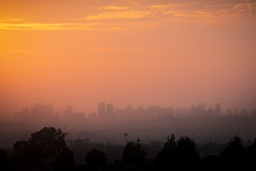
#> input picture Image Folder/p11.jpg, 256 x 171 px, shrunk from 1000 x 667 before the run
$ python ahe.py 5 'Image Folder/p11.jpg' out.png
#> lines starting #> are read from the running program, lines starting #| are printed output that depends on the picture
import cv2
import numpy as np
import sys
import copy

if(len(sys.argv) != 4) :
    print(sys.argv[0], ": takes 3 arguments. Not ", len(sys.argv)-1)
    print("Expecting arguments: ImageIn ImageOut.")
    print("Example:", sys.argv[0], "fruits.jpg out.png")
    sys.exit()

w = int(sys.argv[1])
name_input = sys.argv[2]
name_output = sys.argv[3]

inputImage = cv2.imread(name_input, cv2.IMREAD_COLOR)
#> inputImage is the input picture: shape (171, 256, 3); mean B, G, R 71.7, 101.3, 156.9

luvimg = cv2.cvtColor(inputImage, cv2.COLOR_BGR2LUV)
#> luvimg: shape (171, 256, 3); mean of channels 0, 1, 2 120.3, 126, 160.9

rows, cols, bands = inputImage.shape
#> rows = 171; cols = 256; bands = 3

if(bands != 3) :
    print("Input image is not a standard color image:", inputImage)
    sys.exit()

output_image=luvimg

def hist_eq(org_img,w,i,j,output_image):
    L,u,v = org_img[i, j]
    hs_eq = cv2.equalizeHist(org_img[i-w:i+w+1, j-w:j+w+1, 0])
    limit=2*w+1
    r=c=limit//2
    output_image[i,j]=hs_eq[r,c],u,v


for i in range(w, rows-w) :
    for j in range(w, cols-w):
        hist_eq(luvimg,w,i,j,output_image)
#> this loop made 161 passes
#> luvimg: shape (171, 256, 3); mean of channels 0, 1, 2 132.6, 126, 160.9

output_image = cv2.cvtColor(output_image,cv2.COLOR_Luv2BGR)
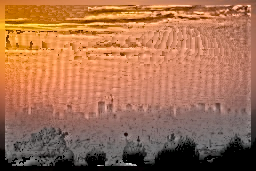
#> output_image: shape (171, 256, 3); mean B, G, R 81.3, 112.3, 166.1
cv2.imwrite(name_output,output_image)

$ run again, on Image Folder/p22.jpg
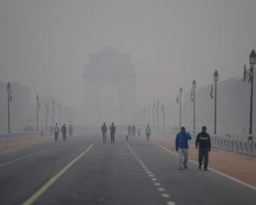
#> input picture Image Folder/p22.jpg, 256 x 205 px, shrunk from 1000 x 800 before the run
#> inputImage is the input picture: shape (205, 256, 3); mean B, G, R 120.1, 119, 119.4
#> the loop `for i in range(w, rows-w) :` made 195 passes
#> `output_image = cv2.cvtColor(output_image,cv2.COLOR_Luv2BGR)`:
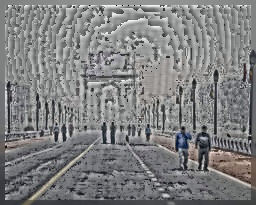
#> output_image: shape (205, 256, 3); mean B, G, R 129.4, 128.4, 128.1

$ run again, on Image Folder/p31.jpg
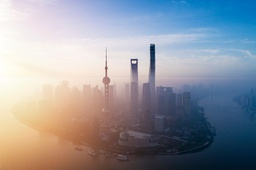
#> input picture Image Folder/p31.jpg, 256 x 170 px, shrunk from 2122 x 1413 before the run
#> inputImage is the input picture: shape (170, 256, 3); mean B, G, R 159.3, 151.1, 147.7
#> the loop `for i in range(w, rows-w) :` made 160 passes
#> `output_image = cv2.cvtColor(output_image,cv2.COLOR_Luv2BGR)`:
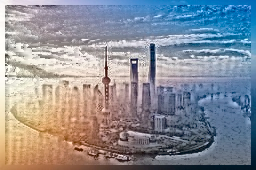
#> output_image: shape (170, 256, 3); mean B, G, R 151.1, 143.4, 140.3

$ run again, on Image Folder/p32.JPG
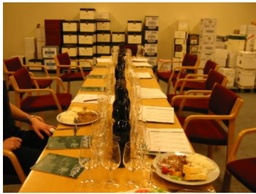
#> input picture Image Folder/p32.JPG, 256 x 194 px, shrunk from 435 x 330 before the run
#> inputImage is the input picture: shape (194, 256, 3); mean B, G, R 37.5, 99.3, 150.6
#> the loop `for i in range(w, rows-w) :` made 184 passes
#> `output_image = cv2.cvtColor(output_image,cv2.COLOR_Luv2BGR)`:
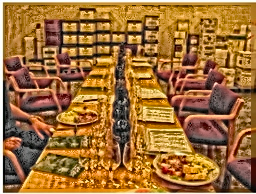
#> output_image: shape (194, 256, 3); mean B, G, R 53.9, 109.8, 158.7
